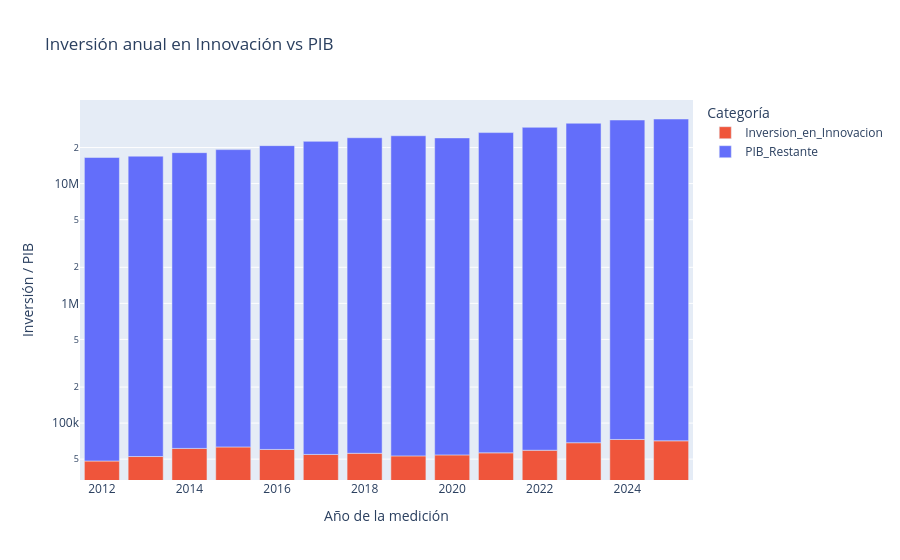

Notebook code cell kept with this figure:
### Code cell
inversion_inv['PIB_Restante'] = inversion_inv['Producto_Interno_Bruto_Anual'] - inversion_inv['Inversion_en_Innovacion']

df_plot = inversion_inv.melt(
    id_vars=['Periodo'], 
    value_vars=['Inversion_en_Innovacion', 'PIB_Restante'],
    var_name='Concepto', 
    value_name='Monto'
)

fig = px.bar(
    df_plot,
    x="Periodo",
    y="Monto",
    color="Concepto",
    log_y=True, 
    title="Inversión anual en Innovación vs PIB",
    labels={
        "Periodo": "Año de la medición",
        "Monto": "Inversión / PIB",
        "Concepto": "Categoría"
    },
    
    color_discrete_map={
        "PIB_Restante": "#636EFA", 
        "Inversion_en_Innovacion": "#EF553B"
    }
)

fig.update_layout(xaxis={'categoryorder':'category ascending'})

fig.show()

### Figure 1 — Plotly figure (JSON) as saved in the notebook; plotly's stock layout.template omitted (floating-point values rounded to 4 significant figures)
{"data": [{"hovertemplate": "Categoría=Inversion_en_Innovacion<br>Año de la medición=%{x}<br>Inversión / PIB=%{y}<extra></extra>", "legendgroup": "Inversion_en_Innovacion", "marker": {"color": "#EF553B", "pattern": {"shape": ""}}, "name": "Inversion_en_Innovacion", "orientation": "v", "showlegend": true, "textposition": "auto", "type": "bar", "x": [2024, 2025, 2023, 2015, 2014, 2016, 2022, 2021, 2018, 2017, 2020, 2019, 2013, 2012], "xaxis": "x", "y": [72960.0, 71110.0, 68550.0, 63220.0, 61460.0, 60240.0, 59330.0, 56430.0, 55950.0, 54740.0, 54250.0, 53230.0, 52570.0, 48240.0], "yaxis": "y"}, {"hovertemplate": "Categoría=PIB_Restante<br>Año de la medición=%{x}<br>Inversión / PIB=%{y}<extra></extra>", "legendgroup": "PIB_Restante", "marker": {"color": "#636EFA", "pattern": {"shape": ""}}, "name": "PIB_Restante", "orientation": "v", "showlegend": true, "textposition": "auto", "type": "bar", "x": [2024, 2025, 2023, 2015, 2014, 2016, 2022, 2021, 2018, 2017, 2020, 2019, 2013, 2012], "xaxis": "x", "y": [33910000.0, 34580000.0, 31870000.0, 19170000.0, 18080000.0, 20700000.0, 29470000.0, 26630000.0, 24120000.0, 22480000.0, 24030000.0, 25070000.0, 16900000.0, 16480000.0], "yaxis": "y"}], "layout": {"barmode": "relative", "legend": {"title": {"text": "Categoría"}, "tracegroupgap": 0}, "title": {"text": "Inversión anual en Innovación vs PIB"}, "xaxis": {"anchor": "y", "categoryorder": "category ascending", "domain": [0, 1], "title": {"text": "Año de la medición"}}, "yaxis": {"anchor": "x", "domain": [0, 1], "title": {"text": "Inversión / PIB"}, "type": "log"}}}
